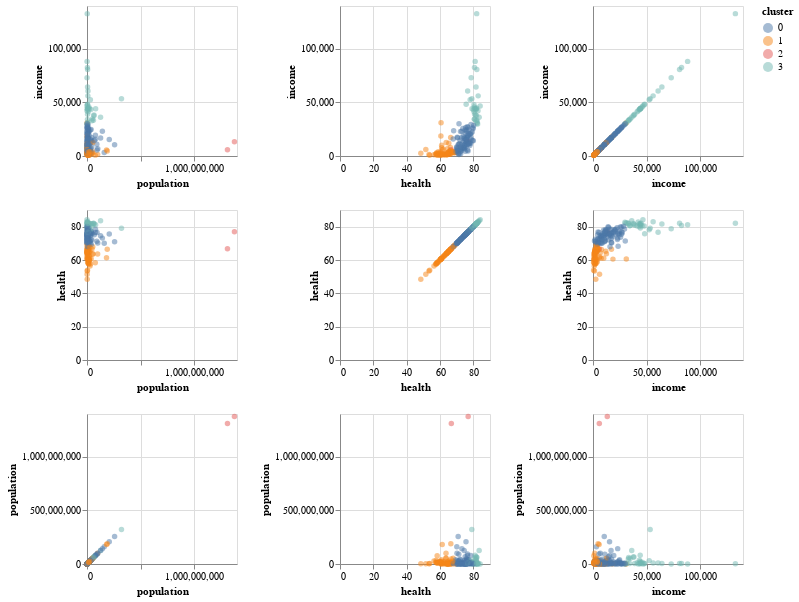

The cell this chart's notebook holds for it:
### Code cell
k = 4
kmeans = KMeans(n_clusters=k, random_state=42)
kmeans.fit(X)
clusters = kmeans.labels_
gapminder = gapminder.assign(cluster=clusters)

alt.Chart(gapminder).mark_circle(opacity=0.5).encode(
    alt.X(alt.repeat("column"), type='quantitative'),
    alt.Y(alt.repeat("row"), type='quantitative'),
    color='cluster:N',
    tooltip='country'
).properties(
    width=150,
    height=150
).repeat(
    row=['income', 'health', 'population'],
    column=['population', 'health', 'income']
)

### Figure 1 — Vega-Lite specification as saved in the notebook (floating-point values rounded to 4 significant figures; data arrays with more than 128 entries replaced by an {"elided": "..."} marker saying what was removed)
{"$schema": "https://vega.github.io/schema/vega-lite/v3.4.0.json", "config": {"background": "white", "mark": {"tooltip": null}, "view": {"height": 300, "width": 400}}, "datasets": {"data-ac81a2058f0b92f9e269b7041a383582": {"elided": "187 records"}}, "repeat": {"column": ["population", "health", "income"], "row": ["income", "health", "population"]}, "spec": {"data": {"name": "data-ac81a2058f0b92f9e269b7041a383582"}, "encoding": {"color": {"field": "cluster", "type": "nominal"}, "tooltip": {"field": "country", "type": "nominal"}, "x": {"field": {"repeat": "column"}, "type": "quantitative"}, "y": {"field": {"repeat": "row"}, "type": "quantitative"}}, "height": 150, "mark": {"opacity": 0.5, "type": "circle"}, "width": 150}}
